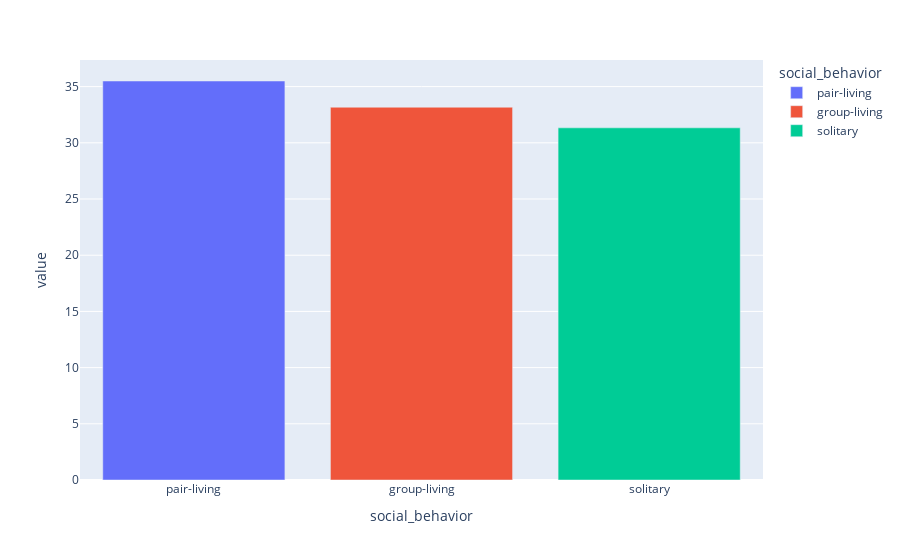

The notebook cell this image was saved under:
### Code cell
percentual_social_behavior = df_species.value_counts('social_behavior')/len(df_species) * 100
px.bar(percentual_social_behavior, color=percentual_social_behavior.index)

### Figure 1 — Plotly figure (JSON) as saved in the notebook; plotly's stock layout.template omitted (floating-point values rounded to 4 significant figures)
{"data": [{"hovertemplate": "social_behavior=%{x}<br>value=%{y}<extra></extra>", "legendgroup": "pair-living", "marker": {"color": "#636efa", "pattern": {"shape": ""}}, "name": "pair-living", "orientation": "v", "showlegend": true, "textposition": "auto", "type": "bar", "x": ["pair-living"], "xaxis": "x", "y": [35.5], "yaxis": "y"}, {"hovertemplate": "social_behavior=%{x}<br>value=%{y}<extra></extra>", "legendgroup": "group-living", "marker": {"color": "#EF553B", "pattern": {"shape": ""}}, "name": "group-living", "orientation": "v", "showlegend": true, "textposition": "auto", "type": "bar", "x": ["group-living"], "xaxis": "x", "y": [33.17], "yaxis": "y"}, {"hovertemplate": "social_behavior=%{x}<br>value=%{y}<extra></extra>", "legendgroup": "solitary", "marker": {"color": "#00cc96", "pattern": {"shape": ""}}, "name": "solitary", "orientation": "v", "showlegend": true, "textposition": "auto", "type": "bar", "x": ["solitary"], "xaxis": "x", "y": [31.33], "yaxis": "y"}], "layout": {"barmode": "relative", "legend": {"title": {"text": "social_behavior"}, "tracegroupgap": 0}, "margin": {"t": 60}, "xaxis": {"anchor": "y", "categoryarray": ["pair-living", "group-living", "solitary"], "categoryorder": "array", "domain": [0, 1], "title": {"text": "social_behavior"}}, "yaxis": {"anchor": "x", "domain": [0, 1], "title": {"text": "value"}}}}
